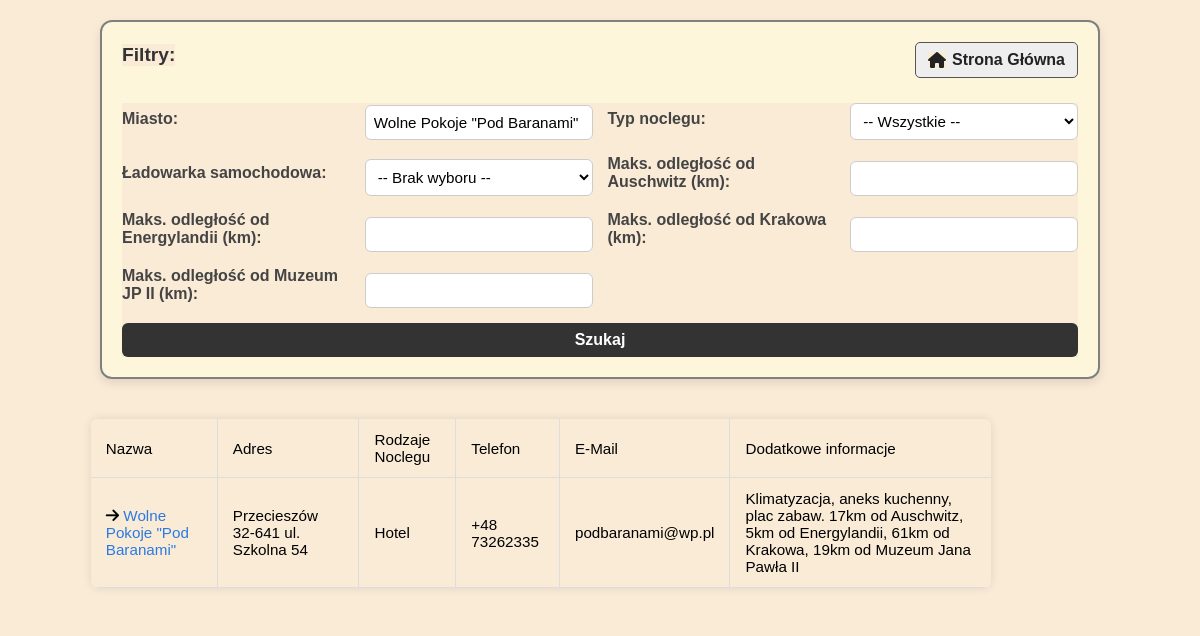
The app's page /stronawyszukaj.php?miasto=Wolne Pokoje "Pod Baranami" with its own data.
### tables this page shows
CREATE TABLE `noclegi` (
  `id_nocleg` int(20) NOT NULL,
  `Nazwa` varchar(100) NOT NULL,
  `Miasto` varchar(100) NOT NULL,
  `Kod_pocztowy` varchar(6) NOT NULL,
  `Ulica` varchar(90) NOT NULL,
  `Typ_Noclegu` varchar(40) NOT NULL,
  `Typ_Noclegu_d` varchar(40) NOT NULL,
  `Telefon` varchar(12) NOT NULL,
  `Mail` varchar(70) NOT NULL,
  `Ladowarka_S` varchar(70) NOT NULL,
  `Info` varchar(300) NOT NULL,
  `O_M_Auschwitz` int(10) NOT NULL,
  `O_Energylandia` int(10) NOT NULL,
  `O_Krakow` int(10) NOT NULL,
  `O_M_JP` int(10) NOT NULL,
  `Link` varchar(300) NOT NULL
);

### stronawyszukaj.php (the view, shortened to what this page needs)
<?php
$polaczenie = new mysqli('localhost','root','','hotele');
$polaczenie->set_charset("utf8mb4");
?>
<!DOCTYPE html>
<html lang="pl">
<head>
    <link rel="stylesheet" href="style.css" />
    <link rel="stylesheet" href="stylewyszukaj.css" />
</head>
<body>
    <div class="gora">
        <p>Filtry:</p>
        <a href="index.php"><i class="fa-solid fa-house"></i> Strona Główna</a>
        <form method="GET" action="">
            <label for="miasto">Miasto:</label>
            <input type="text" id="miasto" name="miasto" value="<?php echo htmlspecialchars($_GET['miasto'] ?? '') ?>" />
            <label for="typ">Typ noclegu:</label>
            <select id="typ" name="typ">
                <option value="">-- Wszystkie --</option>
            </select>
            <label for="ladowarka">Ładowarka samochodowa:</label>
            <select id="ladowarka" name="ladowarka">
                <option value="">-- Brak wyboru --</option>
            </select>
            <label for="odl_auschwitz">Maks. odległość od Auschwitz (km):</label>
            <input type="number" step="0.1" name="odl_auschwitz" value="<?php echo htmlspecialchars($_GET['odl_auschwitz'] ?? '') ?>" />
            <label for="odl_energylandia">Maks. odległość od Energylandii (km):</label>
            <input type="number" step="0.1" name="odl_energylandia" value="<?php echo htmlspecialchars($_GET['odl_energylandia'] ?? '') ?>" />
            <label for="odl_krakow">Maks. odległość od Krakowa (km):</label>
            <input type="number" step="0.1" name="odl_krakow" value="<?php echo htmlspecialchars($_GET['odl_krakow'] ?? '') ?>" />
            <label for="odl_jp">Maks. odległość od Muzeum JP II (km):</label>
            <input type="number" step="0.1" name="odl_jp" value="<?php echo htmlspecialchars($_GET['odl_jp'] ?? '') ?>" />
            <button type="submit">Szukaj</button>
        </form>
    </div>
    <div class="glowny">
        <table>
            <tr>
                <td>Nazwa</td>
                <td>Adres</td>
                <td>Rodzaje Noclegu</td>
                <td>Telefon</td>
                <td>E-Mail</td>
                <td>Dodatkowe informacje</td>
            </tr>
            <?php
                $warunki = [];
                if (!empty($_GET['miasto'])) {
                    $miasto = $polaczenie->real_escape_string($_GET['miasto']);
                    $warunki[] = "Miasto LIKE '%$miasto%'";
                }
                $whereSQL = "";
                if (!empty($warunki)) {
                    $whereSQL = "WHERE " . implode(" AND ", $warunki);
                }
                $zapytanie = $polaczenie->query("
                    SELECT `Miasto`, `Nazwa`, `Kod_pocztowy`, `Ulica`, `Typ_Noclegu`,
                           `Typ_Noclegu_d`, `Telefon`, `Mail`, `Ladowarka_S`, `Info`,
                           `O_M_Auschwitz`, `O_Energylandia`, `O_Krakow`, `O_M_JP`, `Link`
                    FROM `noclegi`
                    $whereSQL
                ");
                if ($zapytanie) {
                    while ($rekord = $zapytanie->fetch_assoc()) {
                        echo "<tr>
                            <td><i class='fa-solid fa-arrow-right'></i> <a href='{$rekord['Link']}' target='_blank'>{$rekord['Miasto']}</a></td>
                            <td>{$rekord['Nazwa']} {$rekord['Kod_pocztowy']} {$rekord['Ulica']}</td>
                            <td>{$rekord['Typ_Noclegu']} {$rekord['Typ_Noclegu_d']}</td>
                            <td>{$rekord['Telefon']}</td>
                            <td>{$rekord['Mail']}</td>
                            <td>{$rekord['Info']}. {$rekord['O_M_Auschwitz']}km od Auschwitz, {$rekord['O_Energylandia']}km od Energylandii, {$rekord['O_Krakow']}km od Krakowa, {$rekord['O_M_JP']}km od Muzeum Jana Pawła II</td>
                        </tr>";
                    }
                } else {
                    echo "<tr><td colspan='6'>Brak wyników do wyświetlenia.</td></tr>";
                }
            ?>
        </table>
    </div>
</body>
</html>

### style.css (style rules this page uses)
* { font-style: normal; font-family: Verdana, sans-serif; }
.gora { display: flex; flex-wrap: wrap; justify-content: space-between; align-items: center; margin: 20px auto; width: 90%; max-width: 900px; border: 2px solid grey; padding: 15px 20px; gap: 15px; background-color: #fff9e0; border-radius: 8px; box-sizing: border-box; }
.gora p { flex: 0 0 auto; margin: 0; font-weight: bold; font-size: 1.1rem; color: #333; }
.gora a { flex: 0 0 auto; display: inline-flex; align-items: center; padding: 8px 12px; border: 1px solid #555; border-radius: 5px; background-color: #eee; color: #222; font-weight: 600; transition: background-color 0.3s, color 0.3s; text-decoration: none; }
.gora a i { margin-right: 6px; font-size: 1rem; }
.gora form { flex: 1 1 100%; display: flex; flex-wrap: wrap; gap: 15px; justify-content: center; margin-top: 10px; }
.gora label { flex: 0 0 130px; font-weight: 600; align-self: center; color: #444; }
.gora input[type="text"], .gora input[type="number"], .gora select { flex: 1 1 180px; padding: 6px 10px; border: 1px solid #ccc; border-radius: 5px; font-size: 1rem; }
.gora button[type="submit"] { flex: 0 0 140px; padding: 8px 15px; background-color: #333; color: white; border: none; border-radius: 6px; font-weight: bold; font-size: 1rem; cursor: pointer; transition: background-color 0.3s; align-self: center; }
table { width: 100%; border-collapse: collapse; margin: 20px auto; max-width: 900px; font-size: 0.95rem; background-color: #fff; box-shadow: 0 0 10px rgba(0,0,0,0.1); border-radius: 8px; overflow: hidden; }
table tr { border-bottom: 1px solid #ddd; }
table td, table th { padding: 12px 15px; text-align: left; vertical-align: middle; border-right: 1px solid #ddd; }
table td:last-child, table th:last-child { border-right: none; }
table a { color: #2a7ae2; text-decoration: underline; transition: color 0.3s, text-decoration 0.3s; cursor: pointer; text-decoration: none; }

### stylewyszukaj.css (style rules this page uses)
* { background-color: antiquewhite; }
.glowny, .gora { width: 90%; }
.glowny { overflow: auto; }
.gora { background-color: rgba(255, 248, 220, 0.9); padding: 20px; margin: 20px auto; width: 90%; max-width: 1000px; border-radius: 12px; box-shadow: 0 4px 10px rgba(0, 0, 0, 0.1); box-sizing: border-box; }
.gora p { font-size: 1.2rem; font-weight: bold; margin-bottom: 10px; }
.gora form { display: grid; grid-template-columns: repeat(auto-fit, minmax(200px, 1fr)); gap: 15px; align-items: end; }
.gora label { font-weight: 600; display: block; margin-bottom: 5px; }
.gora input[type="text"], .gora input[type="number"], .gora select { width: 100%; padding: 8px; border-radius: 6px; border: 1px solid #ccc; font-size: 0.95rem; background-color: white; box-sizing: border-box; }
.gora button { grid-column: 1 / -1; padding: 10px 20px; background-color: #3c8dbc; color: white; border: none; border-radius: 6px; font-size: 1rem; cursor: pointer; transition: background-color 0.3s ease; }

### records on screen
noclegi: Miasto "Wolne Pokoje \"Pod Baranami\"", Nazwa "Przecieszów", Kod_pocztowy "32-641", Ulica "ul. Szkolna 54", Typ_Noclegu "Hotel", Telefon "+48 73262335", Mail "podbaranami@wp.pl", Info "Klimatyzacja, aneks kuchenny, plac zabaw", O_M_Auschwitz "17", O_Energylandia "5", O_Krakow "61", O_M_JP "19"
